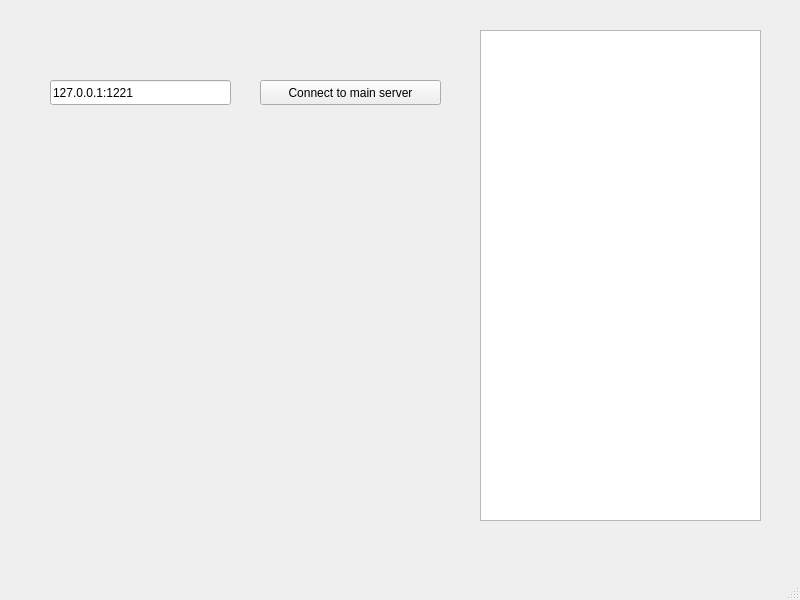
<?xml version="1.0" encoding="UTF-8"?>
<ui version="4.0">
 <class>ReserveWindow</class>
 <widget class="QMainWindow" name="ReserveWindow">
  <property name="geometry">
   <rect>
    <x>0</x>
    <y>0</y>
    <width>800</width>
    <height>600</height>
   </rect>
  </property>
  <property name="windowTitle">
   <string>ReserveWindow</string>
  </property>
  <widget class="QWidget" name="centralwidget">
   <widget class="QPushButton" name="connectButton">
    <property name="geometry">
     <rect>
      <x>260</x>
      <y>80</y>
      <width>181</width>
      <height>25</height>
     </rect>
    </property>
    <property name="text">
     <string>Connect to main server</string>
    </property>
   </widget>
   <widget class="QLineEdit" name="serverAddressLineEdit">
    <property name="geometry">
     <rect>
      <x>50</x>
      <y>80</y>
      <width>181</width>
      <height>25</height>
     </rect>
    </property>
    <property name="text">
     <string>127.0.0.1:1221</string>
    </property>
   </widget>
   <widget class="QTextBrowser" name="logWidget">
    <property name="geometry">
     <rect>
      <x>480</x>
      <y>30</y>
      <width>281</width>
      <height>491</height>
     </rect>
    </property>
   </widget>
  </widget>
  <widget class="QMenuBar" name="menubar">
   <property name="geometry">
    <rect>
     <x>0</x>
     <y>0</y>
     <width>800</width>
     <height>22</height>
    </rect>
   </property>
  </widget>
  <widget class="QStatusBar" name="statusbar"/>
 </widget>
 <resources/>
 <connections/>
</ui>
